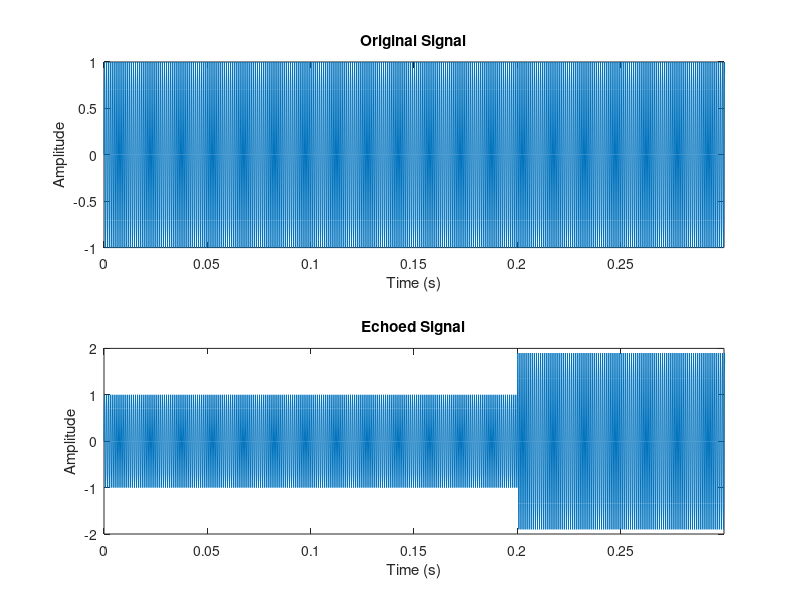

Write the MATLAB code that produced this figure.
clear
clc

fs = 8000; % Sampling frequency
duration = 2; % Signal time duration
t = 0:1/fs:duration-1/fs; % Time vector
f = 1000; % 1kHz frequency of sine wave
x1 = sin(2*pi*f*t); % Sine Wave
delay = 0.2; % Delay in seconds
P = round(delay * fs); % Time delay to samples
r = 0.9; % Echo strength
x1_delayed = [zeros(1,P), x1(1:end-P)]; % Delay signal generation with shifting the signal by P samples
y = x1 + r * x1_delayed; % Final form of signal

% Plotting of Signals
figure
subplot(2,1,1);
plot(t, x1);
title('Original Signal');
xlabel('Time (s)');
ylabel('Amplitude');
xlim([0, 0.3]); % Limit x-axis to first 0.75 seconds
subplot(2,1,2);
plot(t, y);
title('Echoed Signal');
xlabel('Time (s)');
ylabel('Amplitude');
xlim([0, 0.3]); % Limit x-axis to first 0.75 seconds
% Play original and delayed signals
soundsc(x1,fs);
pause(2);
soundsc(x1_delayed,fs);